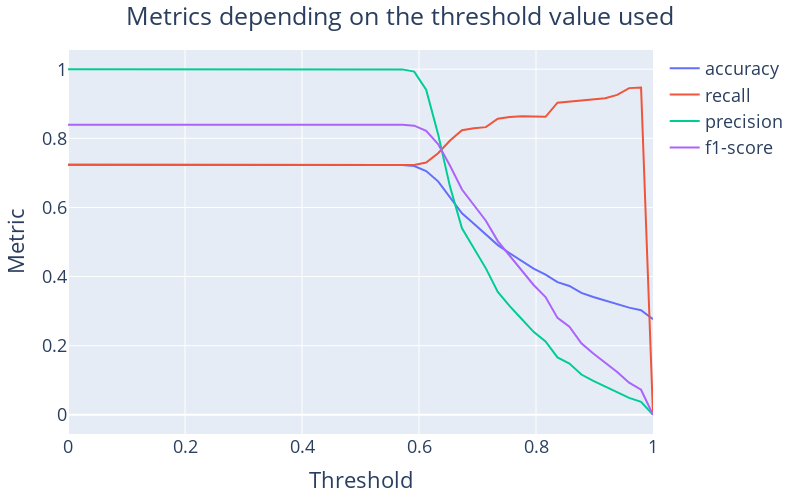

Here is the notebook cell this chart was saved with:
### Code cell
def plot_metrics(acc, prec, rec, f1):
    fig = go.Figure()

    def plot_metric(val, x, name, fig):
        fig.add_trace(go.Scatter(
            x = x,
            y = val,
            name = name,
            mode = 'lines'
        ))


    plot_metric(acc, x, 'accuracy', fig)
    plot_metric(rec, x, 'recall', fig)
    plot_metric(prec, x, 'precision', fig)
    plot_metric(f1, x, 'f1-score', fig)


    fig.update_layout(
        barmode='overlay',
        hovermode="x unified",
        width=800, height=500, font_size=18,
        title = dict(text=f"Metrics depending on the threshold value used", x=0.5, xanchor='center'),
        margin=dict(l=20, r=20, t=50, b=20)  
    )

    fig.update_xaxes(
        title_text=f"Threshold")

    fig.update_yaxes(
        title_text=f"Metric"
    )

    plotly_save_to_html(fig, 'metrics_log_reg')

    print(max(acc))


acc, prec, rec, f1, r2 = get_metrics(ypred, n)
plot_metrics(acc, rec, prec, f1)

r2
